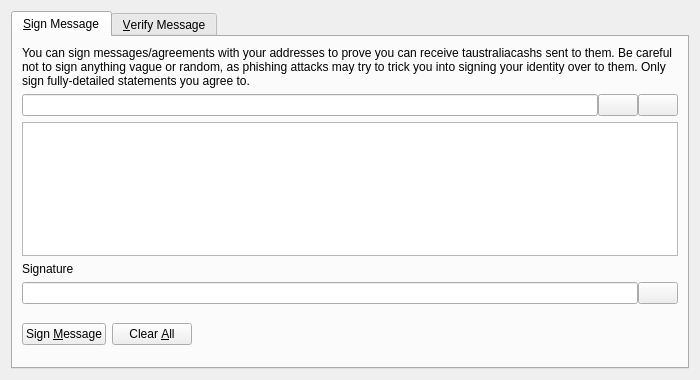
<?xml version="1.0" encoding="UTF-8"?>
<ui version="4.0">
 <class>SignVerifyMessageDialog</class>
 <widget class="QDialog" name="SignVerifyMessageDialog">
  <property name="geometry">
   <rect>
    <x>0</x>
    <y>0</y>
    <width>700</width>
    <height>380</height>
   </rect>
  </property>
  <property name="windowTitle">
   <string>Signatures - Sign / Verify a Message</string>
  </property>
  <property name="modal">
   <bool>true</bool>
  </property>
  <layout class="QVBoxLayout" name="verticalLayout">
   <item>
    <widget class="QTabWidget" name="tabWidget">
     <property name="currentIndex">
      <number>0</number>
     </property>
     <widget class="QWidget" name="tabSignMessage">
      <attribute name="title">
       <string>&amp;Sign Message</string>
      </attribute>
      <layout class="QVBoxLayout" name="verticalLayout_SM">
       <item>
        <widget class="QLabel" name="infoLabel_SM">
         <property name="text">
          <string>You can sign messages/agreements with your addresses to prove you can receive taustraliacashs sent to them. Be careful not to sign anything vague or random, as phishing attacks may try to trick you into signing your identity over to them. Only sign fully-detailed statements you agree to.</string>
         </property>
         <property name="textFormat">
          <enum>Qt::PlainText</enum>
         </property>
         <property name="wordWrap">
          <bool>true</bool>
         </property>
        </widget>
       </item>
       <item>
        <layout class="QHBoxLayout" name="horizontalLayout_1_SM">
         <property name="spacing">
          <number>0</number>
         </property>
         <item>
          <widget class="QValidatedLineEdit" name="addressIn_SM">
           <property name="toolTip">
            <string>The tAustraliaCash address to sign the message with</string>
           </property>
          </widget>
         </item>
         <item>
          <widget class="QPushButton" name="addressBookButton_SM">
           <property name="toolTip">
            <string>Choose previously used address</string>
           </property>
           <property name="text">
            <string/>
           </property>
           <property name="icon">
            <iconset resource="../bitcoin.qrc">
             <normaloff>:/icons/address-book</normaloff>:/icons/address-book</iconset>
           </property>
           <property name="shortcut">
            <string>Alt+A</string>
           </property>
           <property name="autoDefault">
            <bool>false</bool>
           </property>
          </widget>
         </item>
         <item>
          <widget class="QPushButton" name="pasteButton_SM">
           <property name="toolTip">
            <string>Paste address from clipboard</string>
           </property>
           <property name="text">
            <string/>
           </property>
           <property name="icon">
            <iconset resource="../bitcoin.qrc">
             <normaloff>:/icons/editpaste</normaloff>:/icons/editpaste</iconset>
           </property>
           <property name="shortcut">
            <string>Alt+P</string>
           </property>
           <property name="autoDefault">
            <bool>false</bool>
           </property>
          </widget>
         </item>
        </layout>
       </item>
       <item>
        <widget class="QPlainTextEdit" name="messageIn_SM">
         <property name="toolTip">
          <string>Enter the message you want to sign here</string>
         </property>
        </widget>
       </item>
       <item>
        <widget class="QLabel" name="signatureLabel_SM">
         <property name="text">
          <string>Signature</string>
         </property>
         <property name="textFormat">
          <enum>Qt::PlainText</enum>
         </property>
        </widget>
       </item>
       <item>
        <layout class="QHBoxLayout" name="horizontalLayout_2_SM">
         <property name="spacing">
          <number>0</number>
         </property>
         <item>
          <widget class="QLineEdit" name="signatureOut_SM">
           <property name="font">
            <font>
             <italic>true</italic>
            </font>
           </property>
           <property name="readOnly">
            <bool>true</bool>
           </property>
          </widget>
         </item>
         <item>
          <widget class="QPushButton" name="copySignatureButton_SM">
           <property name="toolTip">
            <string>Copy the current signature to the system clipboard</string>
           </property>
           <property name="text">
            <string/>
           </property>
           <property name="icon">
            <iconset resource="../bitcoin.qrc">
             <normaloff>:/icons/editcopy</normaloff>:/icons/editcopy</iconset>
           </property>
           <property name="autoDefault">
            <bool>false</bool>
           </property>
          </widget>
         </item>
        </layout>
       </item>
       <item>
        <layout class="QHBoxLayout" name="horizontalLayout_3_SM">
         <item>
          <widget class="QPushButton" name="signMessageButton_SM">
           <property name="toolTip">
            <string>Sign the message to prove you own this tAustraliaCash address</string>
           </property>
           <property name="text">
            <string>Sign &amp;Message</string>
           </property>
           <property name="icon">
            <iconset resource="../bitcoin.qrc">
             <normaloff>:/icons/edit</normaloff>:/icons/edit</iconset>
           </property>
           <property name="autoDefault">
            <bool>false</bool>
           </property>
          </widget>
         </item>
         <item>
          <widget class="QPushButton" name="clearButton_SM">
           <property name="toolTip">
            <string>Reset all sign message fields</string>
           </property>
           <property name="text">
            <string>Clear &amp;All</string>
           </property>
           <property name="icon">
            <iconset resource="../bitcoin.qrc">
             <normaloff>:/icons/remove</normaloff>:/icons/remove</iconset>
           </property>
           <property name="autoDefault">
            <bool>false</bool>
           </property>
          </widget>
         </item>
         <item>
          <spacer name="horizontalSpacer_1_SM">
           <property name="orientation">
            <enum>Qt::Horizontal</enum>
           </property>
           <property name="sizeHint" stdset="0">
            <size>
             <width>40</width>
             <height>48</height>
            </size>
           </property>
          </spacer>
         </item>
         <item>
          <widget class="QLabel" name="statusLabel_SM">
           <property name="font">
            <font>
             <weight>75</weight>
             <bold>true</bold>
            </font>
           </property>
           <property name="text">
            <string/>
           </property>
           <property name="wordWrap">
            <bool>true</bool>
           </property>
          </widget>
         </item>
         <item>
          <spacer name="horizontalSpacer_2_SM">
           <property name="orientation">
            <enum>Qt::Horizontal</enum>
           </property>
           <property name="sizeHint" stdset="0">
            <size>
             <width>40</width>
             <height>48</height>
            </size>
           </property>
          </spacer>
         </item>
        </layout>
       </item>
      </layout>
     </widget>
     <widget class="QWidget" name="tabVerifyMessage">
      <attribute name="title">
       <string>&amp;Verify Message</string>
      </attribute>
      <layout class="QVBoxLayout" name="verticalLayout_VM">
       <item>
        <widget class="QLabel" name="infoLabel_VM">
         <property name="text">
          <string>Enter the receiver's address, message (ensure you copy line breaks, spaces, tabs, etc. exactly) and signature below to verify the message. Be careful not to read more into the signature than what is in the signed message itself, to avoid being tricked by a man-in-the-middle attack. Note that this only proves the signing party receives with the address, it cannot prove sendership of any transaction!</string>
         </property>
         <property name="textFormat">
          <enum>Qt::PlainText</enum>
         </property>
         <property name="alignment">
          <set>Qt::AlignLeading|Qt::AlignLeft|Qt::AlignTop</set>
         </property>
         <property name="wordWrap">
          <bool>true</bool>
         </property>
        </widget>
       </item>
       <item>
        <layout class="QHBoxLayout" name="horizontalLayout_1_VM">
         <property name="spacing">
          <number>0</number>
         </property>
         <item>
          <widget class="QValidatedLineEdit" name="addressIn_VM">
           <property name="toolTip">
            <string>The tAustraliaCash address the message was signed with</string>
           </property>
          </widget>
         </item>
         <item>
          <widget class="QPushButton" name="addressBookButton_VM">
           <property name="toolTip">
            <string>Choose previously used address</string>
           </property>
           <property name="text">
            <string/>
           </property>
           <property name="icon">
            <iconset resource="../bitcoin.qrc">
             <normaloff>:/icons/address-book</normaloff>:/icons/address-book</iconset>
           </property>
           <property name="shortcut">
            <string>Alt+A</string>
           </property>
           <property name="autoDefault">
            <bool>false</bool>
           </property>
          </widget>
         </item>
        </layout>
       </item>
       <item>
        <widget class="QPlainTextEdit" name="messageIn_VM"/>
       </item>
       <item>
        <widget class="QValidatedLineEdit" name="signatureIn_VM"/>
       </item>
       <item>
        <layout class="QHBoxLayout" name="horizontalLayout_2_VM">
         <item>
          <widget class="QPushButton" name="verifyMessageButton_VM">
           <property name="toolTip">
            <string>Verify the message to ensure it was signed with the specified tAustraliaCash address</string>
           </property>
           <property name="text">
            <string>Verify &amp;Message</string>
           </property>
           <property name="icon">
            <iconset resource="../bitcoin.qrc">
             <normaloff>:/icons/transaction_0</normaloff>:/icons/transaction_0</iconset>
           </property>
           <property name="autoDefault">
            <bool>false</bool>
           </property>
          </widget>
         </item>
         <item>
          <widget class="QPushButton" name="clearButton_VM">
           <property name="toolTip">
            <string>Reset all verify message fields</string>
           </property>
           <property name="text">
            <string>Clear &amp;All</string>
           </property>
           <property name="icon">
            <iconset resource="../bitcoin.qrc">
             <normaloff>:/icons/remove</normaloff>:/icons/remove</iconset>
           </property>
           <property name="autoDefault">
            <bool>false</bool>
           </property>
          </widget>
         </item>
         <item>
          <spacer name="horizontalSpacer_1_VM">
           <property name="orientation">
            <enum>Qt::Horizontal</enum>
           </property>
           <property name="sizeHint" stdset="0">
            <size>
             <width>40</width>
             <height>48</height>
            </size>
           </property>
          </spacer>
         </item>
         <item>
          <widget class="QLabel" name="statusLabel_VM">
           <property name="font">
            <font>
             <weight>75</weight>
             <bold>true</bold>
            </font>
           </property>
           <property name="text">
            <string/>
           </property>
           <property name="wordWrap">
            <bool>true</bool>
           </property>
          </widget>
         </item>
         <item>
          <spacer name="horizontalSpacer_2_VM">
           <property name="orientation">
            <enum>Qt::Horizontal</enum>
           </property>
           <property name="sizeHint" stdset="0">
            <size>
             <width>40</width>
             <height>48</height>
            </size>
           </property>
          </spacer>
         </item>
        </layout>
       </item>
      </layout>
     </widget>
    </widget>
   </item>
  </layout>
 </widget>
 <customwidgets>
  <customwidget>
   <class>QValidatedLineEdit</class>
   <extends>QLineEdit</extends>
   <header>qvalidatedlineedit.h</header>
  </customwidget>
 </customwidgets>
 <resources>
  <include location="../bitcoin.qrc"/>
 </resources>
 <connections/>
</ui>
